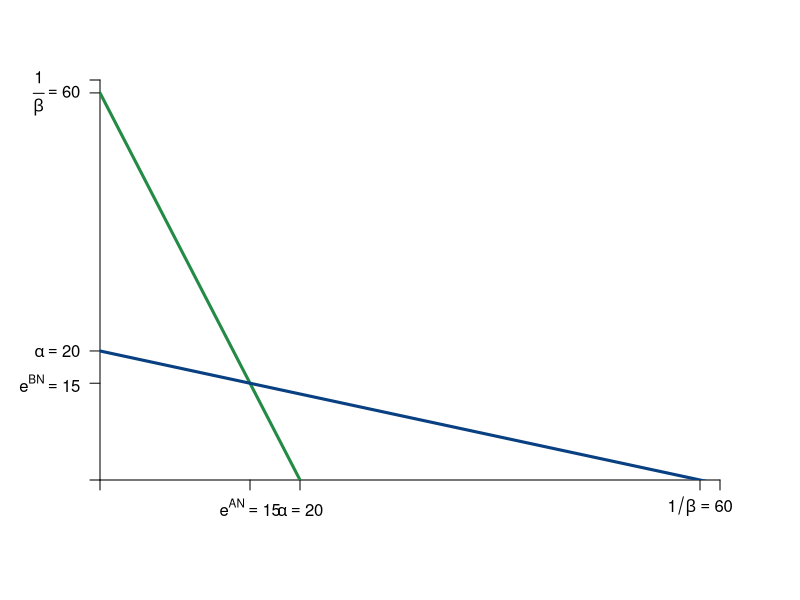

This figure's R source: (Note: this script raises an error after producing the figure.)
require(shape)
pdf(file = "coordination_failures/worksheet_brfs.pdf", width = 9, height = 7)

#Set parameters for graphics
axislabelsize <- 1.5
graphlinewidth <- 3

COL <- c("#7fc97f", "#beaed4", "#fdc086", "#ffff99", "#386cb0", "#f0027f", "#bf5b17", "#666666")
COLA <- c("#99d8c9","#66c2a4","#41ae76", "#238b45", "#005824")
COLB <- c("#4eb3d3", "#2b8cbe", "#0868ac","#084081")

par(mar =  c(6, 5, 4, 4))

uA <- function(ea, eb, alpha = 20, beta = 1/60) {
  alpha*(1 - beta*eb)*ea - 0.5*(ea)^2
}

uB <- function(ea, eb, alpha = 20, beta = 1/60) {
  alpha*(1 - beta*ea)*eb - 0.5*(eb)^2
}

brfB <- function(ea, alpha = 20, beta = 1/60) {
  alpha*(1 - beta*ea)
}

brfA <- function(ea, alpha = 16, beta = 1/24) {
  (alpha - ea)/(alpha * beta)
}

brfPE <- function(ea, alpha = 20, beta = 1/60) {
  alpha*(1 - beta*ea)
}

indiffeA <- function(ea, alpha = 20, beta = 1/60, uA = 46.08) {
  1/beta - (0.5*ea)/(alpha*beta) - uA/(alpha*beta*ea)
}

indiffB <- function(eb, alpha = 16, beta = 1/24, uB = 46.08) {
  (alpha*eb - uB - 0.5*eb^2)/(alpha*beta*eb)
}

indiffB2 <- function(ea, alpha = 16, beta = 1/24, uB = 46.08) {
  sqrt(alpha^2*(beta*ea - 1)^2 - 2*uB) - alpha*beta*ea + alpha
}

indiffB3 <- function(ea, alpha = 16, beta = 1/24, uB = 46.08) {
  -sqrt(alpha^2*(beta*ea - 1)^2 - 2*uB) - alpha*beta*ea + alpha
}


#Input into Wolfram Alpha: solve for x y = 1/b - (0.5*x)/(a*b) - u/(a*b*x)

# indiffAlowB <- function(eb, alpha = 16, beta = 1/24, uA = 46.08) {
#   0.5*(-sqrt((2*alpha*beta*eb - 2*alpha)^2 - 8*uA)) - 2*alpha*beta*eb + 2*alpha
# }
# 
# indiffAlow <- function(ea, alpha = 16, beta = 1/24, uA = 46.08) {
#   0.5*(-sqrt((2*alpha*beta*ea - 2*alpha)^2 - 8*uA)) - 2*alpha*beta*ea + 2*alpha
# }
# 
# indiffAgain <- function(ea, alpha = 16, beta = 1/24, uA = 46.08) {
#   (-2*alpha*ea +2*uA + ea^2 )/ ( 2 * alpha * beta * ea)
# }

xlims <- c(0, 62)
ylims <- c(0, 62)

npts <- 501 
x <- seq(xlims[1], xlims[2], length.out = npts)
y <- seq(ylims[1], ylims[2], length.out = npts) 
a <- c(46.08, 55, 64)
b <- c(46.08, 55, 64)


#B's value when at A's bliss point
#0.35*log(5.88) + 0.35*log(8.88) + 0.5*log(10 - 5.88) + 0.5*log(15 - 8.88) 

#B's bliss point x = 4.11765; y = 6.17647
#A's value when at A's bliss point
#0.5*log(4.11765) + 0.5*log(6.17647) + 0.35*log(10 - 4.11765) + 0.35*log(15 - 6.17647) 


plot(0, 0, xlim = xlims, ylim = ylims, type = "n",
     xlab = expression(paste("")),
     ylab = expression(paste("")), 
     xaxt = "n", 
     yaxt = "n", 
     cex.lab = axislabelsize, 
     bty = "n",
     xaxs="i", 
     yaxs="i")

# ticksy <- seq(from = 0, to = ylims[2], by = 2)
# ylabels <- seq(from = 0, to = ylims[2], by = 2)
# ticksx <- seq(from = 0, to = xlims[2], by = 2)
# xlabels <- seq(from = 0, to = xlims[2], by = 2)
ticksy <- c(0, 15, 20, 60, 62)
ylabels <- c(NA,  expression(paste(e^{BN} == 15)), expression(paste(alpha == 20)), expression(paste(frac(1,beta) == 60)), NA)
ticksx <- c(0, 15, 20, 60, 62)
xlabels <- c(NA,  expression(paste(e^{AN} == 15)), expression(paste(alpha == 20)), expression(paste(1/beta == 60)), NA)

axis(1, at = ticksx, pos = 0, labels = xlabels)
axis(2, at = ticksy, pos = 0, labels = ylabels, las = 1)

npts <- 500 
xx1 <- seq(xlims[1], xlims[2], length.out = npts)

lines(xx1, brfA(xx1, alpha = 20, beta = 1/60), col = COLA[4], lwd = graphlinewidth)
lines(xx1, brfB(xx1, alpha = 20, beta = 1/60), col = COLB[4], lwd = graphlinewidth)

segments(0, 15, 15, 15, lty = 2, col = "gray" , lwd = segmentlinewidth)
segments(15, 0, 15, 15, lty = 2, col = "gray" , lwd = segmentlinewidth)

mtext(expression(paste("A's effort, ", e^A)), side=1, line = 2.5, cex = axislabelsize)
text(-5, 0.5*ylims[2], expression(paste("B's effort, ", e^B)), xpd = TRUE, cex = axislabelsize, srt = 90) 

#segments(4.11765, 6.17647, 5.88, 8.88, lty = 1, col = COL[2] , lwd = graphlinewidth)
#text(7.3, 3, expression("Pareto Efficient"))
#text(7.3, 2.5, expression("Curve"))
#Arrows(7.3, 3.5, 7.3, 6.1, col = "black", lty = 1, lwd = 2, arr.type = "triangle", arr.lwd = 0.5)

#Label the iso-welfare functions for the HG, Aisha
# text(3.8, 1.5, expression(u[1]^A))
# text(4.6, 1.5, expression(u[2]^A))
# text(5.5, 1.5, expression(u[3]^A))
#text(6.6, 8.3, expression(u[4]^A))

#Label the indifference curves for the HG, Betty
# text(7.6, 17, expression(u[1]^B))
# text(6.75, 17, expression(u[2]^B))
# text(6, 17, expression(u[3]^B))
#text(3.4, 6.9, expression(v[4]^B))

#Label point i. 
points(15, 15, pch = 16, col = "black", cex = 1.5)
text(22, 16, expression(paste("Nash Equilibrium")))
text(14.2, 14.2, expression(paste("n")))

#Annotate Pareto Efficient Curve and relevant points
# segments(8, 6, 6, 8, lty = 1, col = COL[2] , lwd = graphlinewidth)
# points(6, 8, pch = 16, col = "black", cex = 1.5)
# text(6, 8.5, expression(paste("g")))
# 
# points(8, 6, pch = 16, col = "black", cex = 1.5)
# text(7, 7.5, expression(paste("i")))
# 
# points(7, 7, pch = 16, col = "black", cex = 1.5)
# text(8, 6.5, expression(paste("f")))

#points(5.84, 8.77, pch = 16, col = "black", cex = 1.5)

#B's brf
text(52, 15, expression(paste("B's best-response")))
text(52, 12, expression(paste("function")))
Arrows(52, 10, 52, 4.5, col = "black", lty = 1, lwd = 2, arr.type = "triangle", arr.lwd = 0.5)

#A's brf
text(10, 59, expression(paste("A's best-response")))
text(10, 56, expression(paste("function")))
Arrows(10, 54, 10, 35, col = "black", lty = 1, lwd = 2, arr.type = "triangle", arr.lwd = 0.5)



# par(new = TRUE)
# 
# #Use the same x and ylims as previously, but with locations switched
# xlims2 <- c(18, 0)
# ylims2 <- c(18, 0)

#Leave the ylab and xlab blank to ensure no axes titles
# plot(0, 0, xlim = xlims2, ylim = ylims2, type = "n",
#      xlab = expression(paste("")),
#      ylab = expression(paste("")),
#      xaxt = "n", 
#      yaxt = "n", 
#      cex.lab = 1.3, 
#      bty = "n",
#      xaxs="i", 
#      yaxs="i")
# 
# 
# lines(xx1, indiffAlow(xx1, uA = 46.08, alpha = 16, beta = 1/24), col = COL[2], lwd = graphlinewidth)


#Set up axes at sides 3 and 4 (top and right)
# axis(side = 3, at = ticksx, pos = 0, labels = xlabels)
# axis(side = 4, at = ticksy, pos = 0, labels = ylabels, las = 0)
# mtext("B's Apples, x", side=3, line = 2.5, cex = axislabelsize)
# text(-0.8, 7, expression(paste("B's Oranges, y")), xpd = TRUE, cex = axislabelsize, srt = 270) 
# 
# #Add arrows:
# arrows(-0.8, 10, -0.8, 14, xpd = TRUE, length=0.1,angle=40,lwd=3)
# arrows(6.2, -1.8, 9, -1.8, xpd = TRUE, length=0.1,angle=40,lwd=3)
# 

#Customize ticks and labels for the plot
#ticksy <- seq(from = 0, to = 15, by = 1)
#ylabels <- seq(from = 0, to = 15, by = 1)
#ticksx <- seq(from = 0, to = 10, by = 1)
#xlabels <- seq(from = 0, to = 10, by = 1)
#axis(1, at = ticksx, pos = 0, labels = xlabels)
#axis(2, at = ticksy, pos = 0, labels = ylabels, las = 0)

dev.off()
